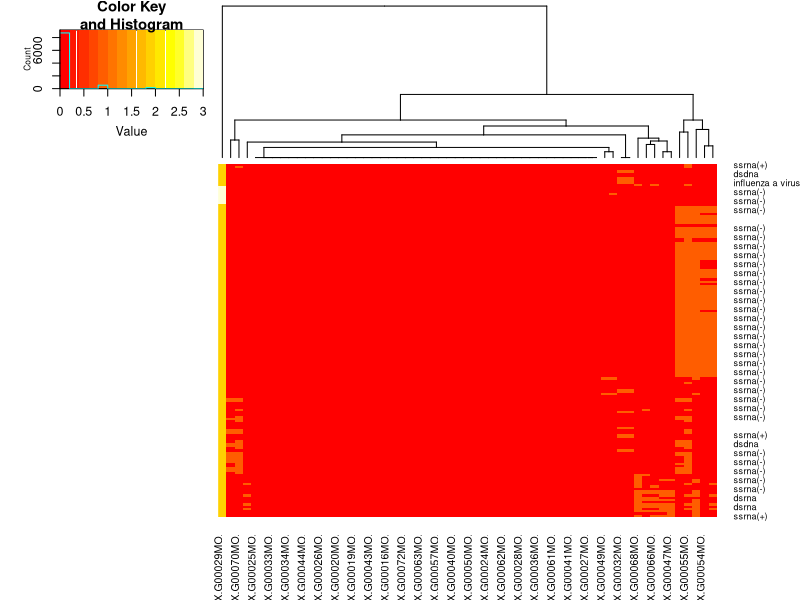

Write the R code that produced this figure. (Note: this script raises an error after producing the figure.)
## ---- chunk 1
library(ggplot2)
library(ggrepel)

#setwd('../Google Drive/00_professional/projects/FunctionalGlycanDomain/')
r = read.csv('data/glycan_motifs/lectinsVSmotifs.txt')

motifs = grep('X.G00',colnames(r),value = T)
taxa = c(' X.Genus.','X.Species.')
## ---- chunk 2
library(gplots)
#heatmap.2( na.omit(data.matrix(r[,motifs])) , trace='none', labRow = r$X.GenomeComp.)
heatmap.2( na.omit(data.matrix(r[order(r$X.GenomeComp.),motifs])) , trace='none', labRow = r$X.GenomeComp.,Rowv = F)
## ---- chunk 3
r$X.GenomeComp.[r$X.GenomeComp.=='ssrna-rt'] = NA
r$ss_ds = factor( ifelse( grepl('^ds',r$X.GenomeComp.) , 'ds', ifelse(grepl('^ss',r$X.GenomeComp.), 'ss', NA)))
r$rna_dna = factor( ifelse( grepl('rna',r$X.GenomeComp.) , 'rna', ifelse(grepl('dna',r$X.GenomeComp.), 'dna', NA)))
r$neg_pos = factor( ifelse( grepl('rna\\(\\-\\)',r$X.GenomeComp.) , 'neg', ifelse(grepl('rna\\(\\+\\)',r$X.GenomeComp.), 'pos', NA)))

type = c('ss_ds','rna_dna','neg_pos')

r_orig = r
r = r_orig
r = droplevels( r[r$X.Genus. %in% names(table(r$X.Genus.))[table(r$X.Genus.)>=5],] )
## ---- chunk 4
l=list()
for(t in type){
  for(m in motifs){
    if( length(table(r[[m]]))<2 ){next}
    tab=table(r[[t]],r[[m]],useNA = 'no')
    expected = chisq.test(tab)$expected
    attr(tab,'fisher_assumptions')= sum(tab)<1000 & all(expected>1) & (sum(expected<5)/prod(dim(expected)))>.2
    attr(tab,'chisqr_assumptions')= all(expected>1) & (sum(expected>5)/prod(dim(expected)))>.8
    l[[paste0(t,'_',m)]]=tab
  }
}
## ---- chunk 5
library(boot)
library(broom)
fisher.test.boot<-function(t_var,m_var,data,indicies){
   d <- data[indicies,]
   out=as.vector( tidy( fisher.test(table(d[[t_var]],d[[m_var]],useNA = 'no')) )[1:4] )
#   print(out)
   return(out$estimate, out$p.value)
}


fisher=do.call(rbind,lapply(names(l),function(n){
  li=l[[n]]
  if( attr(li,'fisher_assumptions')){
    print(n)
    n_split = strsplit(n,'_X')[[1]]
#    p<-boot(data=r,statistic = fisher.test.boot,R=100, t_var=n_split[1],m_var=paste0('X',n_split[2]))
    #print(paste('Pr(fisher):',
    p<-fisher.test(li)
    print(li)
    c(test='fisher',compare=paste(rownames(li),collapse='_'),selection=rownames(li)[which.max(c(li[1,2]/sum(li[1,]),li[2,2]/sum(li[2,])))],
      v1=paste(li[1,2],'/',sum(li[1,])) , v2=paste(li[2,2],'/',sum(li[2,])),stat=p$estimate,conf.low=p$conf.int[1],
      conf.high=p$conf.int[2],p.value=p$p.value,motif=strsplit(n,'\\.')[[1]][2])
  }
}))
## ---- chunk 6
library(boot)
library(broom)
chisq.test.boot<-function(t_var,m_var,data,indicies){
   d <- data[indicies,]
   out=chisq.test(table(d[[t_var]],d[[m_var]],useNA = 'no'))
   c(out$statistic)
   #print(out)
   #return(out)
}

chisqr=do.call(rbind,lapply(names(l),function(n){
  li=l[[n]]
  if( attr(li,'chisqr_assumptions')){
    print(n)
    p<-boot(data=r,statistic = chisq.test.boot,R=100, t_var=n_split[1],m_var=paste0('X',n_split[2]))
    ci=boot.ci(p,type='perc')
    p0<-chisq.test(li)
    print(li)
    c(test='chisqr',compare=paste(rownames(li),collapse='_'),selection=rownames(li)[which.max(c(li[1,2]/sum(li[1,]),li[2,2]/sum(li[2,])))],
      v1=paste(li[1,2],'/',sum(li[1,])) , v2=paste(li[2,2],'/',sum(li[2,])),stat=p0$statistic,conf.low=ci$percent[4],
      conf.high=ci$percent[5],p.value=p0$p.value, motif=strsplit(n,'\\.')[[1]][2])
  }
}))
## ---- chunk 7
library(lme4)
mods=list()
for(t in c(type)){
  for(m in motifs){
    print(m)
    if(sd(r[[m]])==0){next}
    mods[[paste0(t,'_',m)]]=list( try(lm_t<-glm(as.formula(paste(m,'~',t)),data=r,family='binomial')),
                               try(lm_g<-glm(as.formula(paste(m,'~X.Genus.')),data=r,family='binomial')),
                               try(lm_s<-glm(as.formula(paste(m,'~X.Species.')),data=r,family='binomial')),
                               try(lmer_genus<-glmer(as.formula(paste(m,'~(1|X.Genus.)')),data=r,family='binomial')),
                               try(lmer_t_genus<-glmer(as.formula(paste(m,'~',t,'+(1|X.Genus.)')),data=r,family='binomial')),
                               try(lmer_genus_species<-glmer(as.formula(paste(m,'~(1|X.Genus./X.Species.)')),data=r,family='binomial')),
                               try(lmer_t_genus_species<-glmer(as.formula(paste(m,'~',t,'+(1|X.Genus./X.Species.)')),data=r,family='binomial'))
      )
  }
}

# species X motif, genus x motif
out_g_s = do.call(rbind,lapply(names(mods),function(m_n){
  m = mods[[m_n]]
  m_g = data.frame( coef(summary(m[[2]])) , confint(m[[2]]) , taxa_type='genus' )
  m_g$taxa = gsub('(Intercept)',"Influenzavirus A",gsub('X.Genus.','',rownames(m_g)))
  m_s = data.frame( coef(summary(m[[3]])) , confint(m[[3]]) , taxa_type='species')
  m_s$taxa = gsub('(Intercept)',"influenza a virus",gsub('X.Species.','',rownames(m_s)))
  df = rbind(m_g,m_s)
  df$type = strsplit( m_n,split='\\.')[[1]][1]
  df$motif = strsplit( m_n,split='\\.')[[1]][2]
  df
}))
out_g_s = unique( out_g_s[,colnames(out_g_s)!='type'] )
colnames(out_g_s) = c('Estimate','SE','z','p','lower','upper','taxa_type','taxa','motif')

#####
# species X motif, genus x motif
out_t_m = do.call(rbind,lapply(names(mods),function(m_n){
  df=NULL; m_g=NULL; m_s=NULL
  print(m_n)
  m = mods[[m_n]]
  try( df <- data.frame( coef(summary(m[[1]])) , confint(m[[1]]) , taxa_type='none' ,p_LRT=NA) )
  if(!is.data.frame(df)){return(NULL)}
  try( m_g <- data.frame( coef(summary(m[[5]])) , confint(m[[5]])[-1,] , taxa_type='genus' , p_LRT = anova(m[[4]],m[[5]],test='LRT')[2,8] ) )
  if(is.data.frame(m_g)){df = rbind(df,m_g)}
  try( m_s <- data.frame( coef(summary(m[[7]])) , confint(m[[7]])[-1,] , taxa_type='genus/species', p_LRT = anova(m[[6]],m[[7]],test='LRT')[2,8]))
  if(is.data.frame(m_s)){df = rbind(df,m_s)}
  df$type = strsplit( m_n,split='\\.')[[1]][1]
  df$motif = strsplit( m_n,split='\\.')[[1]][2]
  df
}))
colnames(out_t_m) = c('Estimate','SE','z','p','lower','upper','taxa_type','p_LRT','type','motif')
out_t_m$var = unlist( lapply( out_t_m$type[seq(1,nrow(out_t_m),2)] , function(x) strsplit(x,'_')[[1]][1:2] ))

print('done')

library(gridExtra)
library(ggrepel)
## ---- chunk 8
dat = na.omit( out_g_s[out_g_s$upper<1e3 & out_g_s$lower>-1e3 & out_g_s$taxa_type=='genus',])
ggplot(data=dat,aes(x=taxa,y=Estimate,color=-log(p,10),label=ifelse(p<.05,motif,NA))) +
  geom_pointrange(aes(ymin = lower, ymax = upper))+ geom_hline(yintercept = 0)+
  geom_label_repel(size=2)+
  theme(axis.text.x = element_text(angle = 90, hjust = 1))+ggtitle('genus')

## ---- chunk 9
dat = na.omit( out_g_s[out_g_s$upper<1e3 & out_g_s$lower>-1e3 & out_g_s$taxa_type=='species',])
ggplot(data=dat,aes(x=taxa,y=Estimate,color=-log(p,10),label=ifelse(p<.05,motif,NA))) +
  geom_pointrange(aes(ymin = lower, ymax = upper))+ geom_hline(yintercept = 0)+
  geom_label_repel(size=2)+
  theme(axis.text.x = element_text(angle = 45, hjust = 1))+ggtitle('species')
## ---- chunk 10
dat = droplevels(unique( out_t_m[ is.finite(out_t_m$lower) & is.finite(out_t_m$upper) & out_t_m$lower>(-100) & out_t_m$upper<100 ,] ))
ggplot(data=dat[dat$taxa_type=='genus',],aes(x=var,y=Estimate,color=-log(p_LRT,10))) +
  geom_pointrange(aes(ymin = lower, ymax = upper))+ geom_hline(yintercept = 0)+ facet_wrap(~motif+type,scales = 'free')+
  theme(axis.text.x = element_text(angle = 45, hjust = 1)) #+ggtitle('GLMM controlling for genus') 
## ---- chunk 11
#dat = droplevels(unique( out_t_m[!grepl('(Intercept)',rownames(out_t_m)) & is.finite(out_t_m$lower) & is.finite(out_t_m$upper) ,] ))
#ggplot(data=dat[dat$taxa_type=='none',],aes(x=motif,y=Estimate,color=-log(p,10),shape=type)) +
#  geom_pointrange(aes(ymin = lower, ymax = upper))+ geom_hline(yintercept = 0)+
#  theme(axis.text.x = element_text(angle = 45, hjust = 1))+ggtitle('GLM') 

dat = droplevels(unique( out_t_m[ is.finite(out_t_m$lower) & is.finite(out_t_m$upper) & out_t_m$lower>(-100) & out_t_m$upper<100 ,] ))
ggplot(data=dat[dat$taxa_type=='none',],aes(x=var,y=Estimate,color=-log(p,10),shape=type)) +
  geom_pointrange(aes(ymin = lower, ymax = upper))+ geom_hline(yintercept = 0)+ facet_wrap(~motif,scales = 'free')+
  theme(axis.text.x = element_text(angle = 45, hjust = 1)) #+ggtitle('GLMM controlling for genus') 
## ---- chunk 12
out = rbind(fisher,chisqr)
out = out[order(out[,'motif']),]

library(openxlsx)

write.xlsx(out,file = 'annotation/virus_motif.xlsx')
write.xlsx(out_g_s,file = 'annotation/virus_genus_species_motif.xlsx')
write.xlsx(out_t_m,file = 'annotation/virus_genome_taxaControlled_motif.xlsx')
